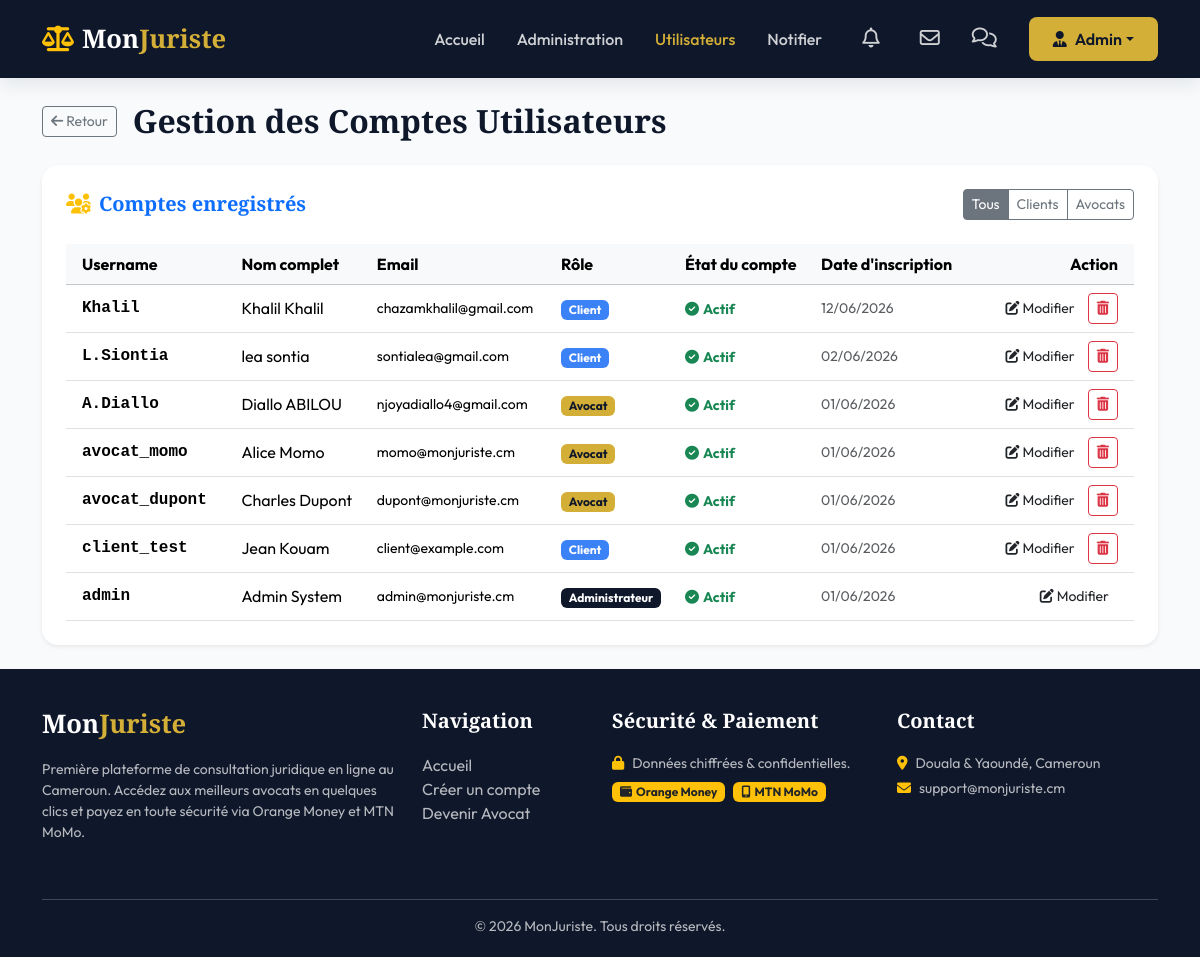
Page /admin-custom/utilisateurs/ (signed in) on the committed database.
### monjuriste/models.py (models this page shows, shortened)
class User(AbstractUser):
    ROLE_CHOICES = (
        ('CLIENT', 'Client'),
        ('AVOCAT', 'Avocat'),
        ('ADMIN', 'Administrateur'),
    )
    role = models.CharField(max_length=20, choices=ROLE_CHOICES, default='CLIENT')
    telephone = models.CharField(max_length=20, blank=True, null=True)
    photo = models.ImageField(upload_to='profiles/', blank=True, null=True)

### monjuriste/decorators.py (the view, shortened to what this page needs)
        @login_required
        def _wrapped_view(request, *args, **kwargs):
            if request.user.is_superuser:
                from .models import ClientProfile, AvocatProfile
                if 'CLIENT' in allowed_roles and not hasattr(request.user, 'client_profile'):
                    ClientProfile.objects.get_or_create(user=request.user)
                if 'AVOCAT' in allowed_roles and not hasattr(request.user, 'avocat_profile'):
                    profile, created = AvocatProfile.objects.get_or_create(user=request.user)
                    if created or not profile.is_approved:
                        profile.is_approved = True
                        profile.save()
                return view_func(request, *args, **kwargs)

### monjuriste/views.py (called while the page is built)
@login_required
@role_required('ADMIN')
def admin_utilisateurs(request):
    utilisateurs = User.objects.all().order_by('-date_joined')
    role_filter = request.GET.get('role', '')
    if role_filter in ('CLIENT', 'AVOCAT', 'ADMIN'):
        utilisateurs = utilisateurs.filter(role=role_filter)
    return render(request, 'admin_custom/utilisateurs.html', {
        'utilisateurs': utilisateurs,
        'role_filter': role_filter,
    })

### templates/admin_custom/utilisateurs.html (shortened to what this page needs)
{% extends 'base.html' %}
{% block content %}
<div class="container">
    <div class="d-flex align-items-center mb-4">
        <a href="{% url 'admin_dashboard' %}" class="btn btn-sm btn-outline-secondary me-3"><i class="fa-solid fa-arrow-left"></i> Retour</a>
        <h2 class="font-serif mb-0">Gestion des Comptes Utilisateurs</h2>
    </div>
    <div class="card border-0 shadow-sm p-4 bg-white" style="border-radius: 16px;">
        <div class="d-flex flex-wrap justify-content-between align-items-center mb-4 gap-2">
            <h5 class="font-serif text-primary mb-0"><i class="fa-solid fa-users-gear text-warning me-2"></i>Comptes enregistrés</h5>
            <div class="btn-group btn-group-sm">
                <a href="{% url 'admin_utilisateurs' %}" class="btn btn-outline-secondary {% if not role_filter %}active{% endif %}">Tous</a>
                <a href="{% url 'admin_utilisateurs' %}?role=CLIENT" class="btn btn-outline-secondary {% if role_filter == 'CLIENT' %}active{% endif %}">Clients</a>
                <a href="{% url 'admin_utilisateurs' %}?role=AVOCAT" class="btn btn-outline-secondary {% if role_filter == 'AVOCAT' %}active{% endif %}">Avocats</a>
            </div>
        </div>
        <div class="table-responsive">
            <table class="table table-hover align-middle mb-0">
                <thead class="table-light">
                    <tr>
                        <th class="px-3">Username</th>
                        <th>Nom complet</th>
                        <th>Email</th>
                        <th>Rôle</th>
                        <th>État du compte</th>
                        <th>Date d'inscription</th>
                        <th class="text-end px-3">Action</th>
                    </tr>
                </thead>
                <tbody>
                    {% for u in utilisateurs %}
                        <tr>
                            <td class="px-3 fw-semibold font-monospace">{{ u.username }}</td>
                            <td>{{ u.get_full_name|default:"-" }}</td>
                            <td class="small">{{ u.email }}</td>
                            <td>
                                {% if u.role == 'CLIENT' %}
                                    <span class="badge badge-client">Client</span>
                                {% elif u.role == 'AVOCAT' %}
                                    <span class="badge badge-avocat">Avocat</span>
                                {% else %}
                                    <span class="badge badge-admin">Administrateur</span>
                                {% endif %}
                            </td>
                            <td>
                                {% if u.is_active %}
                                    <span class="text-success small fw-bold"><i class="fa-solid fa-circle-check me-1"></i>Actif</span>
                                {% else %}
                                    <span class="text-danger small fw-bold"><i class="fa-solid fa-circle-minus me-1"></i>Désactivé</span>
                                {% endif %}
                            </td>
                            <td class="small text-muted">{{ u.date_joined|date:"d/m/Y" }}</td>
                            <td class="text-end px-3">
                                <div class="d-flex gap-1 justify-content-end flex-wrap">
                                    <a href="{% url 'admin_modifier_utilisateur' u.id %}" class="btn btn-sm btn-outline-navy">
                                        <i class="fa-solid fa-pen-to-square"></i> Modifier
                                    </a>
                                    {% if not u.is_superuser and u.id != request.user.id %}
                                        <form method="post" action="{% url 'admin_delete_user' u.id %}" class="d-inline"
                                              onsubmit="return confirm('Supprimer définitivement le compte « {{ u.username }} » ({{ u.get_full_name|default:u.username }}) ? Cette action est irréversible.');">
                                            <button type="submit" class="btn btn-sm btn-outline-danger" title="Supprimer le compte">
                                                <i class="fa-solid fa-trash-can"></i>
                                            </button>
                                        </form>
                                    {% endif %}
                                </div>
                            </td>
                        </tr>
                    {% empty %}
                        <tr>
                            <td colspan="7" class="text-center py-4 text-muted">
                                Aucun compte utilisateur répertorié.
                            </td>
                        </tr>
                    {% endfor %}
                </tbody>
            </table>
        </div>
    </div>
</div>
{% endblock %}

### templates/base.html (shortened to what this page needs)
<!DOCTYPE html>
<html lang="fr">
<head>
    <link href="https://cdn.jsdelivr.net/npm/bootstrap@5.3.2/dist/css/bootstrap.min.css" rel="stylesheet">
    <link href="https://cdnjs.cloudflare.com/ajax/libs/font-awesome/6.4.2/css/all.min.css" rel="stylesheet">
    {% load static %}
    <link rel="stylesheet" href="{% static 'css/style.css' %}">
</head>
<body>
    <nav class="navbar navbar-expand-lg navbar-dark navbar-custom sticky-top">
        <div class="container">
            <a class="navbar-brand font-serif" href="{% url 'visitor_index' %}">
                <i class="fa-solid fa-scale-balanced me-2 text-warning"></i>Mon<span>Juriste</span>
            </a>
            <div class="collapse navbar-collapse" id="navbarNav">
                <ul class="navbar-nav ms-auto align-items-center">
                    <li class="nav-item">
                        <a class="nav-link {% if request.resolver_match.url_name == 'visitor_index' %}active{% endif %}" href="{% url 'visitor_index' %}">Accueil</a>
                    </li>
                    {% if user.is_authenticated %}
                        {% if user.role == 'ADMIN' or user.is_superuser %}
                            <li class="nav-item">
                                <a class="nav-link {% if 'admin-custom/dashboard' in request.path %}active{% endif %}" href="{% url 'admin_dashboard' %}">Administration</a>
                            </li>
                            <li class="nav-item">
                                <a class="nav-link {% if 'admin-custom/utilisateurs' in request.path %}active{% endif %}" href="{% url 'admin_utilisateurs' %}">Utilisateurs</a>
                            </li>
                            <li class="nav-item">
                                <a class="nav-link {% if 'admin-custom/notifier' in request.path %}active{% endif %}" href="{% url 'admin_notifier' %}">Notifier</a>
                            </li>
                        {% endif %}
                        <li class="nav-item position-relative mx-2">
                            <a class="nav-link {% if 'notifications' in request.path %}active{% endif %}" href="{% url 'notifications_list' %}">
                                <i class="fa-regular fa-bell fs-5"></i>
                            </a>
                        </li>
                        <li class="nav-item">
                            <a class="nav-link {% if 'emails' in request.path %}active{% endif %}" href="{% url 'emails_list' %}" title="Mes Emails reçus">
                                <i class="fa-regular fa-envelope fs-5"></i>
                            </a>
                        </li>
                        <li class="nav-item">
                            <a class="nav-link {% if 'messages' in request.path %}active{% endif %}" href="{% url 'conversation_list' %}" title="Mes Discussions">
                                <i class="fa-regular fa-comments fs-5"></i>
                            </a>
                        </li>
                        <li class="nav-item dropdown ms-3">
                            <a class="btn btn-gold dropdown-toggle d-flex align-items-center" href="#" role="button" data-bs-toggle="dropdown">
                                <i class="fa-solid fa-user-tie me-2"></i>{{ user.first_name|default:user.username }}
                            </a>
                        </li>
                    {% endif %}
                </ul>
            </div>
        </div>
    </nav>
    <main class="py-4">
        {% block content %}{% endblock %}
    </main>
    <footer>
        <div class="container">
            <div class="row">
                <div class="col-md-4 mb-4">
                    <h5 class="navbar-brand">Mon<span>Juriste</span></h5>
                    <p class="small">Première plateforme de consultation juridique en ligne au Cameroun. Accédez aux meilleurs avocats en quelques clics et payez en toute sécurité via Orange Money et MTN MoMo.</p>
                </div>
                <div class="col-md-2 mb-4">
                    <h5>Navigation</h5>
                    <ul class="list-unstyled">
                        <li><a href="{% url 'visitor_index' %}">Accueil</a></li>
                        <li><a href="{% url 'register' %}">Créer un compte</a></li>
                        <li><a href="{% url 'lawyer_register' %}">Devenir Avocat</a></li>
                    </ul>
                </div>
                <div class="col-md-3 mb-4">
                    <h5>Sécurité & Paiement</h5>
                    <p class="small mb-2"><i class="fa-solid fa-lock text-warning me-2"></i>Données chiffrées & confidentielles.</p>
                    <div class="d-flex gap-2">
                        <span class="badge bg-warning text-dark px-2 py-1"><i class="fa-solid fa-wallet me-1"></i>Orange Money</span>
                        <span class="badge bg-warning text-dark px-2 py-1"><i class="fa-solid fa-mobile-screen me-1"></i>MTN MoMo</span>
                    </div>
                </div>
                <div class="col-md-3 mb-4">
                    <h5>Contact</h5>
                    <p class="small mb-1"><i class="fa-solid fa-location-dot me-2 text-warning"></i>Douala & Yaoundé, Cameroun</p>
                    <p class="small mb-1"><i class="fa-solid fa-envelope me-2 text-warning"></i>support@monjuriste.cm</p>
                </div>
            </div>
            <hr class="bg-secondary">
            <div class="row mt-3 text-center">
                <div class="col-12">
                    <p class="small mb-0">&copy; 2026 MonJuriste. Tous droits réservés.</p>
                </div>
            </div>
        </div>
    </footer>
</body>
</html>

### static/css/style.css (style rules this page uses)
:root { --primary: #0F172A; --primary-light: #1E293B; --accent: #D4AF37; --accent-hover: #C5A028; --accent-light: #FCE8B2; --secondary: #475569; --success: #10B981; --warning: #F59E0B; --danger: #EF4444; --info: #3B82F6; --light-bg: #F8FAFC; --white: #FFFFFF; --glass-bg: rgba(255, 255, 255, 0.85); --glass-border: rgba(255, 255, 255, 0.4); --shadow-sm: 0 2px 4px rgba(15, 23, 42, 0.05); --shadow-md: 0 8px 16px rgba(15, 23, 42, 0.08); --shadow-lg: 0 16px 32px rgba(15, 23, 42, 0.12); --transition: all 0.3s cubic-bezier(0.4, 0, 0.2, 1); --font-serif: 'Playfair Display', Georgia, serif; --font-sans: 'Outfit', sans-serif; }
body { font-family: var(--font-sans); background-color: var(--light-bg); color: var(--primary); min-height: 100vh; display: flex; flex-direction: column; overflow-x: hidden; }
h1, h2, h3, h4, h5, h6 { font-weight: 700; }
.font-serif { font-family: var(--font-serif); }
.btn-gold { background-color: var(--accent); color: var(--primary); border: none; font-weight: 600; padding: 10px 24px; border-radius: 8px; transition: var(--transition); }
.navbar-custom { background-color: var(--primary); box-shadow: var(--shadow-md); padding: 15px 0; }
.navbar-brand { font-family: var(--font-serif); font-size: 1.6rem; font-weight: 700; color: var(--white) !important; }
.navbar-brand span { color: var(--accent); }
.nav-link { color: rgba(255, 255, 255, 0.8) !important; font-weight: 500; margin: 0 8px; transition: var(--transition); }
.nav-link:hover, .nav-link.active { color: var(--accent) !important; }
.badge-client { background-color: var(--info); color: var(--white); }
.badge-avocat { background-color: var(--accent); color: var(--primary); }
.badge-admin { background-color: var(--primary); color: var(--white); }
footer { background-color: var(--primary); color: rgba(255, 255, 255, 0.7); padding: 40px 0 20px 0; margin-top: auto; }
footer h5 { color: var(--white); font-family: var(--font-serif); margin-bottom: 20px; }
footer a { color: rgba(255, 255, 255, 0.7); text-decoration: none; transition: var(--transition); }

### rows in the picture
User: first_name "Admin", username "admin", get_full_name "Admin System", email "admin@monjuriste.cm", role "Administrateur", is_active True (drawn), date_joined "01/06/2026"
User: username "Khalil", get_full_name "Khalil Khalil", email "chazamkhalil@gmail.com", role "Client", is_active True (drawn), date_joined "12/06/2026"
User: username "L.Siontia", get_full_name "lea sontia", email "sontialea@gmail.com", role "Client", is_active True (drawn), date_joined "02/06/2026"
User: username "A.Diallo", get_full_name "Diallo ABILOU", email "njoyadiallo4@gmail.com", role "Avocat", is_active True (drawn), date_joined "01/06/2026"
User: username "avocat_momo", get_full_name "Alice Momo", email "momo@monjuriste.cm", role "Avocat", is_active True (drawn), date_joined "01/06/2026"
User: username "avocat_dupont", get_full_name "Charles Dupont", email "dupont@monjuriste.cm", role "Avocat", is_active True (drawn), date_joined "01/06/2026"
User: username "client_test", get_full_name "Jean Kouam", email "client@example.com", role "Client", is_active True (drawn), date_joined "01/06/2026"
